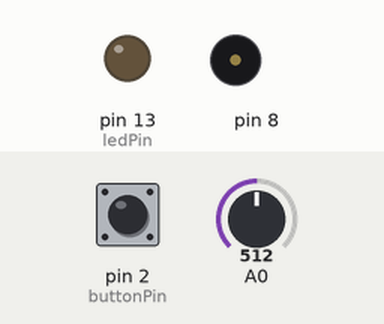
The sketch below on a simulated Arduino Uno, built with avr-gcc and run on an emulated ATmega328P. On the bench: output pins drawn as LEDs (lit = HIGH), buzzer (waves = sounding). Inputs (shaded band) come from the test bench; at power-on: pin 2 (buttonPin) LOW, A0 = 512.

Above: at 6.2 s.
6.3 s: pin 2 (buttonPin) pulled HIGH for 0.15 s
At 8.17 s:
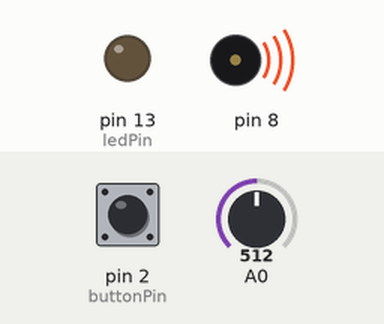
9.3 s: pin 2 (buttonPin) pulled HIGH for 1 s
At 9.9 s:
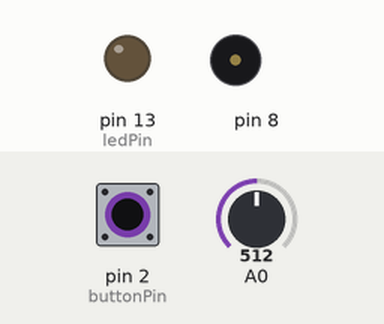
11.8 s: pin 2 (buttonPin) pulled HIGH for 3.2 s
At 13.67 s:
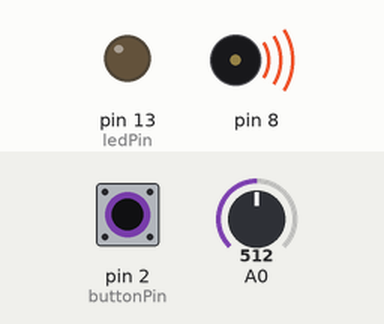
Timing chart, 0 to 22.5 s (numbered marks = the images above; inputs shaded):
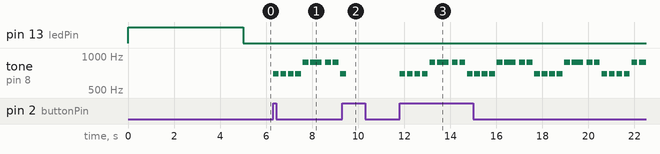

Measured:
- after the input at 6.3 s, tone on pin 8: plays 698 Hz for 0.25 s, 698 Hz for 0.25 s, 698 Hz for 0.25 s, 698 Hz for 0.25 s, 880 Hz for 0.25 s, 880 Hz for 0.50 s … (9 notes in this stretch), starting at once
- after the input at 9.3 s, tone on pin 8: goes on until 9.5 s, then stays silent
- after the input at 11.8 s, tone on pin 8: silent → 698 Hz at once, then repeats every 2.9 s: 3 × (silent 0.08 s, 698 Hz 0.25 s), silent 0.08 s, 880 Hz 0.25 s, silent 0.08 s, 880 Hz 0.50 s, silent 0.15 s, 2 × (880 Hz 0.25 s, silent 0.08 s), 698 Hz 0.25 s

The sketch:

negroataud.ino
```cpp
#define NOTE_B0  31
#define NOTE_C1  33
#define NOTE_CS1 35
#define NOTE_D1  37
#define NOTE_DS1 39
#define NOTE_E1  41
#define NOTE_F1  44
#define NOTE_FS1 46
#define NOTE_G1  49
#define NOTE_GS1 52
#define NOTE_A1  55
#define NOTE_AS1 58
#define NOTE_B1  62
#define NOTE_C2  65
#define NOTE_CS2 69
#define NOTE_D2  73
#define NOTE_DS2 78
#define NOTE_E2  82
#define NOTE_F2  87
#define NOTE_FS2 93
#define NOTE_G2  98
#define NOTE_GS2 104
#define NOTE_A2  110
#define NOTE_AS2 117
#define NOTE_B2  123
#define NOTE_C3  131
#define NOTE_CS3 139
#define NOTE_D3  147
#define NOTE_DS3 156
#define NOTE_E3  165
#define NOTE_F3  175
#define NOTE_FS3 185
#define NOTE_G3  196
#define NOTE_GS3 208
#define NOTE_A3  220
#define NOTE_AS3 233
#define NOTE_B3  247
#define NOTE_C4  262
#define NOTE_CS4 277
#define NOTE_D4  294
#define NOTE_DS4 311
#define NOTE_E4  330
#define NOTE_F4  349
#define NOTE_FS4 370
#define NOTE_G4  392
#define NOTE_GS4 415
#define NOTE_A4  440
#define NOTE_AS4 466
#define NOTE_B4  494
#define NOTE_C5  523
#define NOTE_CS5 554
#define NOTE_D5  587
#define NOTE_DS5 622
#define NOTE_E5  659
#define NOTE_F5  698
#define NOTE_FS5 740
#define NOTE_G5  784
#define NOTE_GS5 831
#define NOTE_A5  880
#define NOTE_AS5 932
#define NOTE_B5  988
#define NOTE_C6  1047
#define NOTE_CS6 1109
#define NOTE_D6  1175
#define NOTE_DS6 1245
#define NOTE_E6  1319
#define NOTE_F6  1397
#define NOTE_FS6 1480
#define NOTE_G6  1568
#define NOTE_GS6 1661
#define NOTE_A6  1760
#define NOTE_AS6 1865
#define NOTE_B6  1976
#define NOTE_C7  2093
#define NOTE_CS7 2217
#define NOTE_D7  2349
#define NOTE_DS7 2489
#define NOTE_E7  2637
#define NOTE_F7  2794
#define NOTE_FS7 2960
#define NOTE_G7  3136
#define NOTE_GS7 3322
#define NOTE_A7  3520
#define NOTE_AS7 3729
#define NOTE_B7  3951
#define NOTE_C8  4186
#define NOTE_CS8 4435
#define NOTE_D8  4699
#define NOTE_DS8 4978
int sensorValue;
int sensorLow = 1023;
int sensorHigh = 0;

const int ledPin = 13;

int switchState = 0;
bool isTheButtonBeingPressed = false;
bool play = false;

int buttonPin=2;

int melody[] = {
  NOTE_F5  ,
NOTE_F5 ,
NOTE_F5 ,
NOTE_F5 ,
NOTE_A5 ,
NOTE_A5 ,
NOTE_A5 ,
NOTE_A5 ,
NOTE_G5 ,
NOTE_G5 ,
NOTE_G5 ,
NOTE_G5 ,
NOTE_C5 ,
NOTE_C5 ,
NOTE_C5 ,
NOTE_C5 ,
NOTE_D5 ,
NOTE_D5 ,
NOTE_D5 ,
NOTE_D5 ,
NOTE_D5 ,
NOTE_D5 ,
NOTE_D5 ,
NOTE_D5 ,
NOTE_D5 ,
NOTE_D5 ,
NOTE_D5 ,
NOTE_D5 ,
NOTE_G5 ,
NOTE_F5 ,
NOTE_E5 ,
NOTE_C5 ,
NOTE_D5 ,
NOTE_D5 ,
NOTE_A5 ,
NOTE_G5 ,
NOTE_F5 ,
NOTE_E5 ,
NOTE_F5 ,
NOTE_D5 ,
NOTE_F5 ,
NOTE_E5 ,
NOTE_F5 ,
NOTE_E5 ,
NOTE_F5 ,
NOTE_D5


 // NOTE_C4, NOTE_G3, NOTE_G3, NOTE_A3, NOTE_G3, 0, NOTE_B3, NOTE_C4
};

// note durations: 4 = quarter note, 8 = eighth note, etc.:
int noteDurations[] = {

 // 4, 8, 8, 4, 4, 4, 4, 4

 4 ,
4 ,
4 ,
4 ,
4 ,
2 ,
4 ,
4 ,
2 ,
2 ,
2 ,
2 ,
2 ,
2 ,
2 ,
2 ,
2 ,
4 ,
4 ,
4 ,
4 ,
4 ,
4 ,
2 ,
4 ,
4 ,
4 ,
4 ,
4 ,
4 ,
4 ,
4 ,
4 ,
4 ,
4 ,
2 ,
2 ,
4 ,
4 ,
4 ,
4 ,
4 ,
4 ,
4 ,
4 ,
4

};

void setup() {

  pinMode(ledPin, OUTPUT);
  digitalWrite(ledPin, HIGH);

  while (millis() < 5000) {


    sensorValue = analogRead(A0);
    if (sensorValue > sensorHigh) {
      sensorHigh = sensorValue;
    }
    if (sensorValue < sensorLow) {
      sensorLow = sensorValue;
    }
  }
 digitalWrite(ledPin, LOW);
}

void loop() {

  checkButton();
 if (play) {
   sound();
  }
  else{
    noTone(8);
  }
}

void checkButton(){
  switchState = digitalRead(buttonPin);
  if (switchState == HIGH){
    if (isTheButtonBeingPressed == false){
      play = !play;
      isTheButtonBeingPressed = true;
  }
}
else{
  isTheButtonBeingPressed = false;
}
}

void sound() {
  // iterate over the notes of the melody:

  for (int thisNote = 0; thisNote < 8; thisNote++) {

    // to calculate the note duration, take one second divided by the note type.

    //e.g. quarter note = 1000 / 4, eighth note = 1000/8, etc.

    int noteDuration = 1000 / noteDurations[thisNote];
checkButton();
    if(play) {
      tone(8, melody[thisNote], noteDuration);
    }
    else{
       return;
    }


    // to distinguish the notes, set a minimum time between them.

    // the note's duration + 30% seems to work well:

    int pauseBetweenNotes = noteDuration * 1.30;

    delay(pauseBetweenNotes);

    // stop the tone playing:

    noTone(8);

  }
}
```
